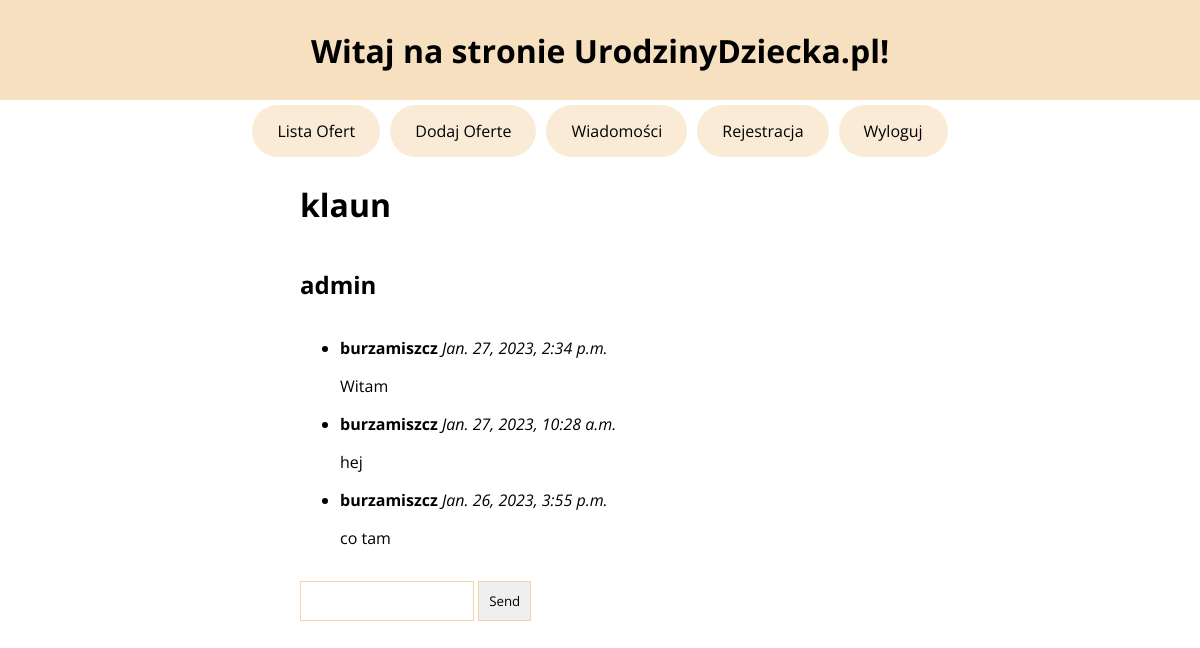
The app's page /conversation/admin/1 (signed in) with its own data.
### main/models.py (models this page shows, shortened)
class Ad(models.Model):
    username = models.ForeignKey(User, on_delete=models.CASCADE)
    name = models.CharField(max_length=150)
    text = models.TextField(max_length=800)
    def __str__(self):
        return self.name

class Message(models.Model):
    sender = models.ForeignKey(User, on_delete=models.CASCADE, related_name='sender')
    receiver = models.ForeignKey(User, on_delete=models.CASCADE, related_name='receiver')
    message_text = models.TextField()
    created_at = models.DateTimeField(auto_now_add=True)
    offer = models.ForeignKey(Ad, on_delete=models.CASCADE)

### main/views.py (the view)
# urls.py: path('conversation/<str:receiver_username>/<adId>', views.conversation, name='conversation'),
@login_required
def conversation(request, receiver_username, adId):
    user = request.user
    offer = Ad.objects.get(id=adId)
    if request.method == 'POST':
        message_text = request.POST.get('message_text')
        receiver = User.objects.get(username=receiver_username)
        Message.objects.create(sender=user, receiver=receiver, message_text=message_text, offer = offer)
    messages = Message.objects.filter(Q(sender=user, receiver__username=receiver_username, offer=adId) | Q(sender__username=receiver_username, receiver=user, offer=adId))
    messages = messages.order_by('-created_at')
    context = {'messages': messages, 'receiver_username': receiver_username, 'offer': offer}
    print(messages)
    return render(request, 'main/conversation.html', context)

### main/templates/main/conversation.html (shortened to what this page needs)
{% extends 'main/base.html' %}
{% block content %}
<h1>{{offer}}</h1>
<h2>{{ receiver_username }}</h2>
<ul>
    {% for message in messages %}
    <li>
        <strong>{{ message.sender.username }}</strong>
        <em>{{ message.created_at }}</em>
        <p>{{ message.message_text }}</p>
    </li>
    {% endfor %}
</ul>
<form method="POST">
    <input type="text" name="message_text">
    <input type="submit" value="Send">
</form>
{% endblock content %}

### main/static/style.css (style rules this page uses)
* { font-family: "Open Sans", sans-serif; }
body { margin: 0px; }
h1 { color: black; }
.register-section input { border: 1px solid rgb(243, 213, 168); padding: 10px; transition: .5s ease background-color; }

### records on screen
Ad: name "klaun"
Message: sender.username "burzamiszcz", created_at "Jan. 27, 2023, 2:34 p.m.", message_text "Witam"
Message: sender.username "burzamiszcz", created_at "Jan. 27, 2023, 10:28 a.m.", message_text "hej"
Message: sender.username "burzamiszcz", created_at "Jan. 26, 2023, 3:55 p.m.", message_text "co tam"

### other values on screen
{{ receiver_username }} "admin"
